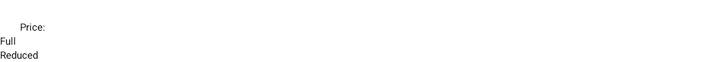
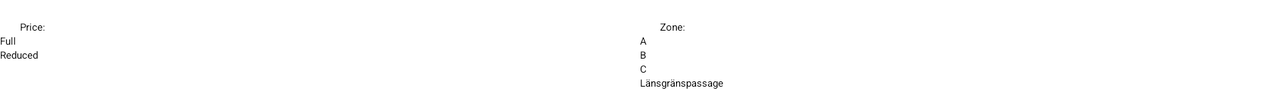

Two renders of one Android screen. The first uses the default layout on a phone; the second uses the alternative layout the repository ships for a different screen configuration, on a matching device. The two XML files are below.
<!-- AndroidManifest.xml: application theme FejkbiljettStyle -->
<!-- res/layout/ticket_stockholm.xml -->
<?xml version="1.0" encoding="utf-8"?>
<ScrollView xmlns:android="http://schemas.android.com/apk/res/android"
    android:id="@+id/scrollView1"
    android:layout_width="fill_parent"
    android:layout_height="wrap_content" >

    <LinearLayout
        android:id="@+id/linearLayout2"
        android:layout_width="fill_parent"
        android:layout_height="wrap_content"
        android:orientation="vertical" >

        

        <include
            android:id="@+id/linearLayout2_ref"
            android:layout_width="fill_parent"
            android:layout_height="wrap_content"
            layout="@layout/inc_price" >
        </include>
    </LinearLayout>

</ScrollView>
<!-- res/layout/inc_price.xml (included above) -->
<?xml version="1.0" encoding="utf-8"?>
<LinearLayout
	xmlns:android="http://schemas.android.com/apk/res/android"
	android:layout_width="fill_parent"
	android:id="@+id/linearLayout2"
	android:layout_height="wrap_content"
	android:orientation="vertical"
>
	<TextView
		android:layout_marginTop="10dip"
		android:id="@+id/textView3"
		android:layout_width="wrap_content"
		android:text="@string/label_price"
		android:textAppearance="?android:attr/textAppearanceSmall"
		android:layout_height="wrap_content"
		android:layout_marginLeft="10dip"
	></TextView>
	<RadioGroup
		android:layout_width="wrap_content"
		android:layout_height="wrap_content"
		android:id="@+id/radio_price"
	>
		<RadioButton
			android:text="@string/price_full"
			android:layout_height="wrap_content"
			android:id="@+id/price_full"
			android:layout_width="wrap_content"
			android:checked="true"
		></RadioButton>
		<RadioButton
			android:text="@string/price_reduced"
			android:layout_height="wrap_content"
			android:id="@+id/price_reduced"
			android:layout_width="wrap_content"
		></RadioButton>
	</RadioGroup>
</LinearLayout>
<!-- resources referenced by this layout -->
<resources>
  <string name="label_price">Price:</string>
  <string name="price_full">Full</string>
  <string name="price_reduced">Reduced</string>
  <style name="FejkbiljettStyle" parent="Theme.Sherlock">
          <item name="vpiTabPageIndicatorStyle">@style/CustomTabPageIndicator</item>
      </style>
  <style name="CustomTabPageIndicator" parent="Widget.TabPageIndicator">
          <item name="android:background">@drawable/vpi__tab_indicator</item>
          <item name="android:textColor">#FFFFFF</item>
      </style>
</resources>
<!-- res/layout-land/ticket_stockholm.xml (the repository's variant of the layout above) -->
<!-- drawn on the phone turned sideways -->
<?xml version="1.0" encoding="utf-8"?>
<ScrollView xmlns:android="http://schemas.android.com/apk/res/android"
    android:layout_width="fill_parent"
    android:layout_height="wrap_content" >

    <LinearLayout
        android:layout_width="fill_parent"
        android:layout_height="wrap_content"
        android:orientation="vertical" >

        <LinearLayout
            android:layout_width="fill_parent"
            android:layout_height="wrap_content"
            android:baselineAligned="true" >

            <include
                android:layout_width="0dp"
                android:layout_height="wrap_content"
                android:layout_weight="1"
                layout="@layout/inc_price" >
            </include>

            <include
                android:layout_width="0dp"
                android:layout_height="wrap_content"
                android:layout_weight="1"
                layout="@layout/stockholm_zone" >
            </include>
        </LinearLayout>
    </LinearLayout>

</ScrollView>
<!-- res/layout/stockholm_zone.xml (included above) -->
<?xml version="1.0" encoding="utf-8"?>
<LinearLayout xmlns:android="http://schemas.android.com/apk/res/android"
    android:id="@+id/linearLayout4"
    android:layout_width="fill_parent"
    android:layout_height="wrap_content"
    android:orientation="vertical" >

    <TextView
        android:id="@+id/textView2"
        android:layout_width="wrap_content"
        android:layout_height="wrap_content"
        android:layout_marginLeft="10dip"
        android:layout_marginTop="10dip"
        android:text="@string/label_zone"
        android:textAppearance="?android:attr/textAppearanceSmall" >
    </TextView>

    <CheckBox
        android:id="@+id/zone_a"
        android:layout_width="wrap_content"
        android:layout_height="wrap_content"
        android:checked="true"
        android:text="A" >
    </CheckBox>

    <CheckBox
        android:id="@+id/zone_b"
        android:layout_width="wrap_content"
        android:layout_height="wrap_content"
        android:text="B" >
    </CheckBox>

    <CheckBox
        android:id="@+id/zone_c"
        android:layout_width="wrap_content"
        android:layout_height="wrap_content"
        android:text="C" >
    </CheckBox>
    
    <CheckBox
        android:id="@+id/zone_l"
        android:layout_width="wrap_content"
        android:layout_height="wrap_content"
        android:text="Länsgränspassage" >
    </CheckBox>

</LinearLayout>
<!-- resources referenced by the variant -->
<!-- as the phone turned sideways resolves them -->
<resources>
  <string name="label_price">Price:</string>
  <string name="label_zone">Zone:</string>
  <string name="price_full">Full</string>
  <string name="price_reduced">Reduced</string>
  <style name="FejkbiljettStyle" parent="Theme.Sherlock">
          <item name="vpiTabPageIndicatorStyle">@style/CustomTabPageIndicator</item>
      </style>
  <style name="CustomTabPageIndicator" parent="Widget.TabPageIndicator">
          <item name="android:background">@drawable/vpi__tab_indicator</item>
          <item name="android:textColor">#FFFFFF</item>
      </style>
</resources>
